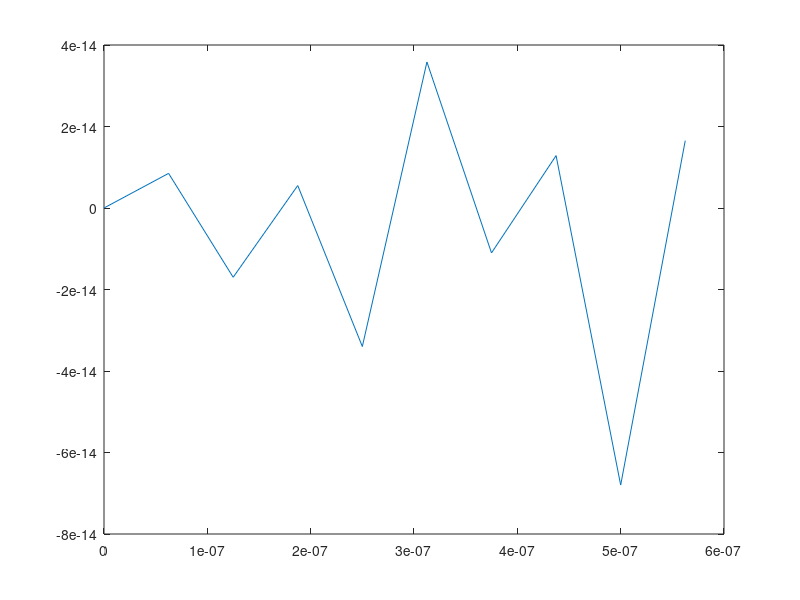

Source code (MATLAB):
%persiapan signal generation
f_work=8e6;%frekuensi isyarat informasi
%f_carrier=55e6;%frekuensi carrier
power=15;%power kerja
Fs=2*f_work;%sampling frequency
T=1/Fs;%sampling period
L=10;%signal lenght(time observation)
t=(0:L-1)*T;%time vector
N=1000;%jumlah deret impuls
n=(0:N-1);
P=power.*sin(2*pi*f_work.*t);%sinewave generator
P_fft=fft(P);%fourier transform(automatic module)
P_fft_magnitude=abs(P_fft)./L;
figure(1)
plot(t,P)
%persiapan
%signal carrier
%signal carrier
%USB Filter
%f1=10000;
%f2=11000;
%theta1=(2*pi*f1)/Fs;
%theta2=(2*pi*f2)/Fs;
%usb_left=(theta2/pi)*sinc((theta2(n-0.5*N)/pi));
%usb_right=(theta1/pi)*sinc((theta1(n-0.5*N)/pi));
%h(n)=usb_left-usb_right;
%USB Filter
%Amplifier1
%Amplifier1
%Transmission line rg-59 55Mhz Coded as Cable1
cable1_lenght=20e3;%spec b dengan 20km kabel
attenuation1=6.4/100;%atenuasi kabel yang dipakai(dB/m)
cable1_loss=attenuation1*cable1_lenght;
gamma1=1;%belum siap refrection coef
gamma1_db=10*log10(1/1-(abs(gamma1)^2));
total_loss_line1=10^((-1)*(cable1_loss+gamma1_db)/10);
%Transmission line

%Transmission line rg-6 55Mhz coded as cable2
cable2_lenght=20e3;%spec b dengan 20km kabel
attenuation2=5.25/100;%atenuasi kabel yang dipakai(dB/m)
cable2_loss=attenuation2*cable2_lenght;
gamma2=1;%belum siap refrection coef
gamma2_db=10*log10(1/1-(abs(gamma2)^2));
total_loss_line2=10^((-1)*(cable2_loss+gamma2_db)/10);
%Transmission line

%Transmission line Rg-11 55Mhz coded as cable 3
cable3_lenght=20e3;%spec b dengan 20km kabel
attenuation3=1/100;%atenuasi kabel yang dipakai(dB/m)
cable3_loss=attenuation3*cable3_lenght;
gamma3=1;%belum siap refrection coef
gamma3_db=10*log10(1/1-(abs(gamma3)^2));
total_loss_line3=10^((-1)*(cable3_loss+gamma3_db)/10);
%Transmission line

%lowpass filter
%lowpass filter
%Amplifier2
%Amplifier2